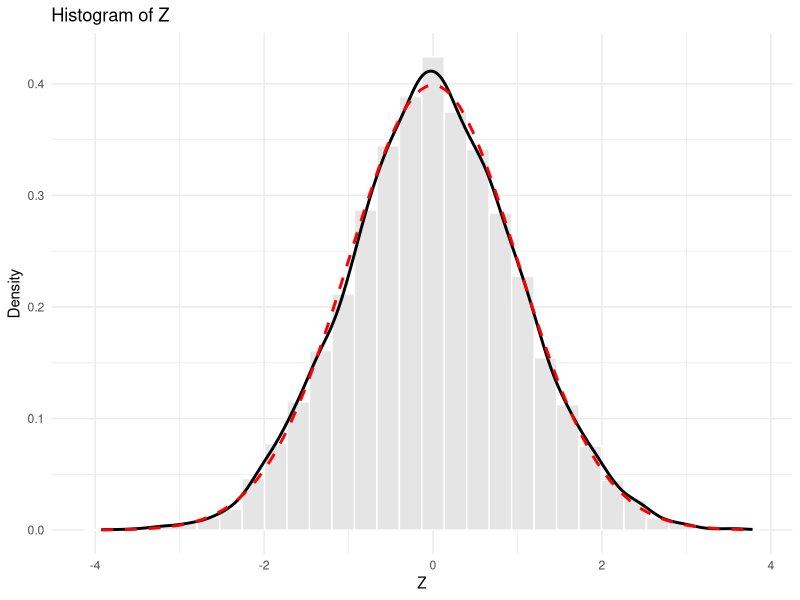
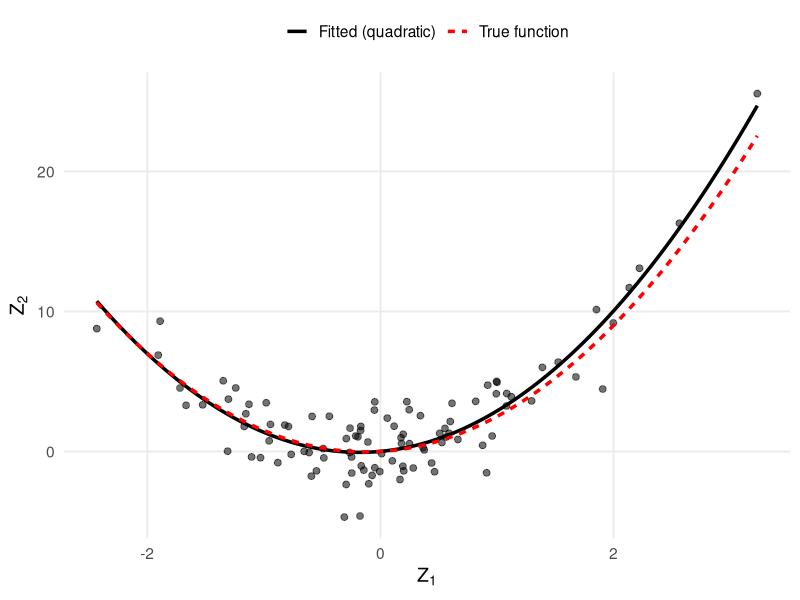

These figures' R source, in order:
## ---- chunk 1
#| echo: true
#| eval: true
U<-runif(10000, 0,1)
head(U, 25)
## ---- chunk 2
#| echo: true
#| eval: true
Z<-qnorm(U, 0, 1)
head(Z, 25)
## ---- chunk 3
library(ggplot2)
y<-Z
ggplot(data.frame(y = y), aes(x = y)) +
  geom_histogram(
    aes(y = after_stat(density)),
    bins = 30,
    fill = "grey90",
    color = "white"
  ) +
  geom_density(
    linewidth = 1
  ) +
  stat_function(
    fun = dnorm,
    args = list(mean = 0, sd = 1),
    linewidth = 1,
    linetype = "dashed",
    color = "red"
  ) +
  labs(
    title = "Histogram of Z",
    x = "Z",
    y = "Density"
  ) +
  theme_minimal()
## ---- chunk 4
#| echo: true
#| eval: true
U1<-runif(10000, 0,1)
U2<-runif(10000, 0,1)
Z1 = qbinom(U1, 1, 0.5)
Z2 = qbinom(U2, 1, 0.75 - Z1*0.5)
prop.table(table(Z1))[2]
prop.table(table(Z1, Z2), margin=1)[2, ]
## ---- chunk 5
#| echo: true
#| eval: true
U1<-runif(100, 0,1)
U2<-runif(100, 0,1)
Z1 = qnorm(U1, 0, 1)
Z2 = qnorm(U2, 0.5*Z1 + 2*Z1^2, 2)
lm(Z2~Z1 + I(Z1^2))
## ---- chunk 6
# True coefficients
beta0 <- 0
beta1 <- 0.5
beta2 <- 2

df <- data.frame(Z1, Z2)

# Fit quadratic regression
fit <- lm(Z2 ~ Z1 + I(Z1^2), data = df)

# Grid for curves
grid <- data.frame(Z1 = seq(min(df$Z1), max(df$Z1), length.out = 500))
grid$fit  <- predict(fit, newdata = grid)
grid$true <- beta0 + beta1*grid$Z1 + beta2*grid$Z1^2

ggplot(df, aes(x = Z1, y = Z2)) +
  geom_point(alpha = 0.55, size = 2) +
  geom_line(data = grid, aes(y = fit, linetype = "Fitted (quadratic)"), linewidth = 1.2) +
  geom_line(data = grid, aes(y = true, linetype = "True function"), linewidth = 1.2, color = "red") +
  labs(
#    title = "Quadratic regression: data, fitted curve, and true function",
#    subtitle = expression(Z[2] == beta[0] + beta[1]*Z[1] + beta[2]*Z[1]^2 + #epsilon ~
#                            " with " ~ (beta[0]==0)*"," ~ (beta[1]==0.5)*"," ~ #(beta[2]==2)),
    x = expression(Z[1]),
    y = expression(Z[2]),
    linetype = NULL
  ) +
  theme_minimal(base_size = 14) +
  theme(
    legend.position = "top",
    panel.grid.minor = element_blank()
  )
## ---- chunk 7
#| echo: true
#| eval: true
n=100
U1<-runif(n)
U2<-runif(n, 0,1)
Z1 = qnorm(U1, 0, 1)
Z2 = qnorm(U2, 0.5*Z1 + 2*Z1^2, 2)
fit <- lm(Z2 ~ Z1 + I(Z1^2), data = df)
coef(fit)["I(Z1^2)"]
summary(fit)$coefficients["I(Z1^2)", "Std. Error"]
## ---- chunk 8
#| echo: true
#| eval: true
library(dplyr)
n=100
B=10000
U1 = runif(n*B, 0,1)
U2 = runif(n*B, 0,1)
Z1 = qnorm(U1, 0, 1) %>% matrix(nrow=n, ncol=B)
Z2 = qnorm(U2, 0.5*Z1 + 2*Z1^2, 2) %>% matrix(nrow=n, ncol=B)
beta_2_hat = rep(NA, B)
beta_0_hat <- rep(NA, B)
beta_1_hat <- rep(NA, B)
se_beta0 = rep(NA, B)
se_beta1 = rep(NA, B)
se_beta2 = rep(NA, B)
for(i in 1:B){
  df<-data.frame(Z1=Z1[,i], Z2=Z2[,i])
  fit <- lm(Z2 ~ Z1 + I(Z1^2), data=df)
  beta_0_hat[i] <- coef(fit)["(Intercept)"]
  se_beta0[i] <- summary(fit)$coefficients["(Intercept)", "Std. Error"]
  beta_1_hat[i] <- coef(fit)["Z1"]
  se_beta1[i] <- summary(fit)$coefficients["Z1", "Std. Error"]
  beta_2_hat[i] <- coef(fit)["I(Z1^2)"]
  se_beta2[i] <- summary(fit)$coefficients["I(Z1^2)", "Std. Error"]
}
mean(beta_0_hat - 0)
mean(se_beta0-sd(beta_0_hat))
mean(beta_1_hat - 0.5)
mean(se_beta1-sd(beta_1_hat))
mean(beta_2_hat - 2)
mean(se_beta2-sd(beta_2_hat))

